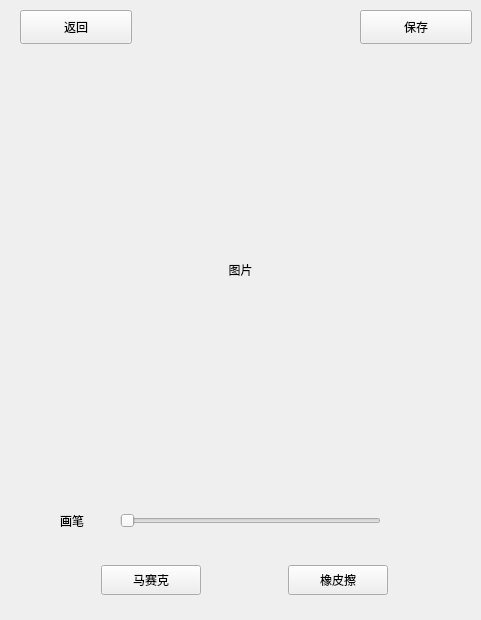
   <widget class="QWidget" name="mosaicInterface">
    <widget class="QLabel" name="label">
     <property name="geometry">
      <rect>
       <x>60</x>
       <y>510</y>
       <width>51</width>
       <height>21</height>
      </rect>
     </property>
     <property name="text">
      <string>画笔</string>
     </property>
    </widget>
    <widget class="QLabel" name="mosaicPhoto">
     <property name="geometry">
      <rect>
       <x>40</x>
       <y>70</y>
       <width>401</width>
       <height>401</height>
      </rect>
     </property>
     <property name="text">
      <string>&lt;html&gt;&lt;head/&gt;&lt;body&gt;&lt;p align=&quot;center&quot;&gt;图片&lt;/p&gt;&lt;/body&gt;&lt;/html&gt;</string>
     </property>
    </widget>
    <widget class="QPushButton" name="CancelFromMosaic">
     <property name="geometry">
      <rect>
       <x>20</x>
       <y>10</y>
       <width>112</width>
       <height>34</height>
      </rect>
     </property>
     <property name="text">
      <string>返回</string>
     </property>
    </widget>
    <widget class="QPushButton" name="ConfirmFromMosaic">
     <property name="geometry">
      <rect>
       <x>360</x>
       <y>10</y>
       <width>112</width>
       <height>34</height>
      </rect>
     </property>
     <property name="text">
      <string>保存</string>
     </property>
    </widget>
    <widget class="QSlider" name="mosaicSlider">
     <property name="geometry">
      <rect>
       <x>120</x>
       <y>510</y>
       <width>261</width>
       <height>21</height>
      </rect>
     </property>
     <property name="orientation">
      <enum>Qt::Horizontal</enum>
     </property>
    </widget>
    <widget class="QWidget" name="verticalWidget" native="true">
     <property name="geometry">
      <rect>
       <x>20</x>
       <y>550</y>
       <width>451</width>
       <height>61</height>
      </rect>
     </property>
     <layout class="QHBoxLayout" name="horizontalLayout_4">
      <item>
       <widget class="QPushButton" name="mosaicbutton">
        <property name="maximumSize">
         <size>
          <width>100</width>
          <height>30</height>
         </size>
        </property>
        <property name="text">
         <string>马赛克</string>
        </property>
       </widget>
      </item>
      <item>
       <widget class="QPushButton" name="eraser">
        <property name="maximumSize">
         <size>
          <width>100</width>
          <height>30</height>
         </size>
        </property>
        <property name="text">
         <string>橡皮擦</string>
        </property>
       </widget>
      </item>
     </layout>
    </widget>
   </widget>
